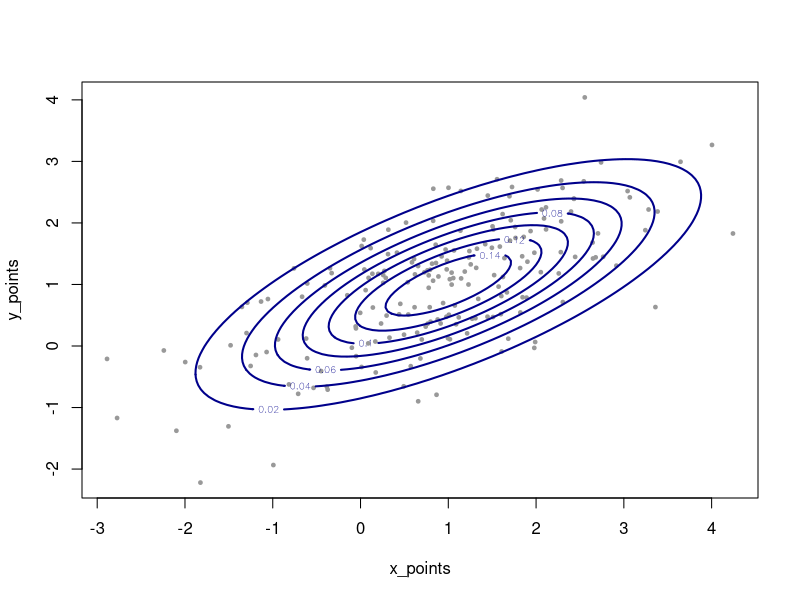
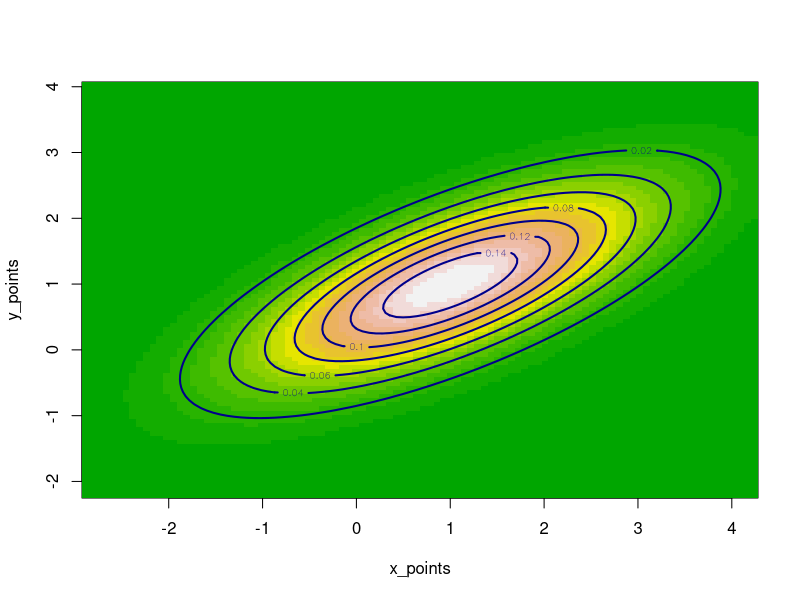
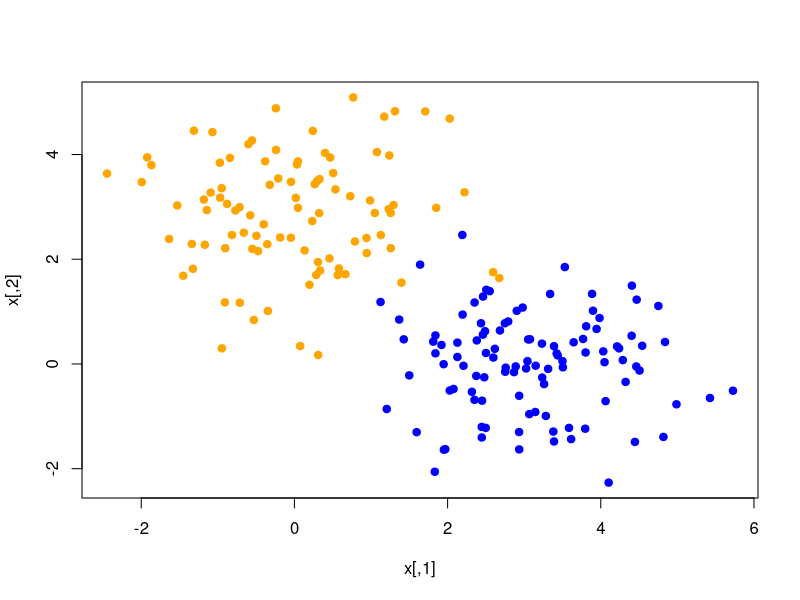
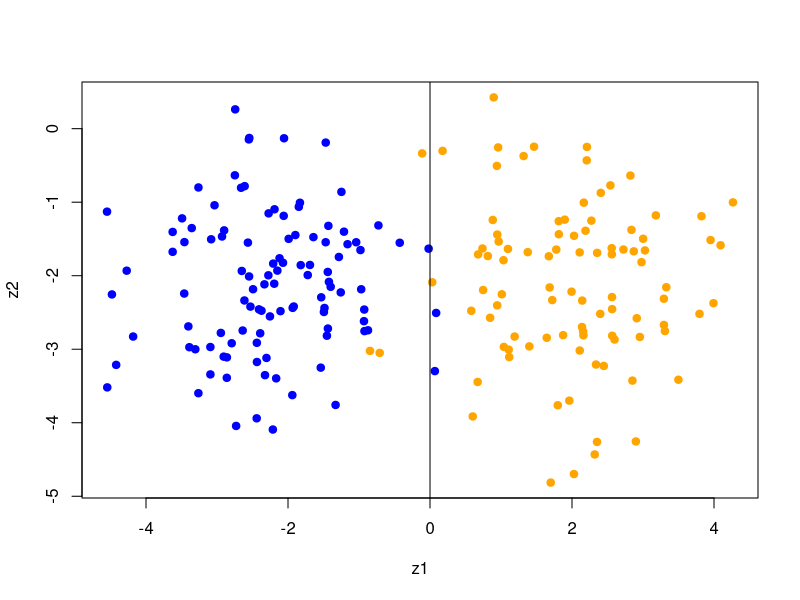

Generate these figures, in order, with R:
## ---- chunk 1
  #Code to construct plot
  mu <- c(1,1)
  sigma <- matrix(c(2,1,1,1),nrow=2)
  x <- mvtnorm::rmvnorm(200, mean=mu, sigma=sigma)
  
  x_points <- seq(min(x[,1]), max(x[,1]), length.out=100)
  y_points <- seq(min(x[,2]), max(x[,2]), length.out=100)
  
  z <- matrix(0,nrow=100,ncol=100)

    for (i in 1:100) {
      for (j in 1:100) {
    z[i,j] <- mvtnorm::dmvnorm(c(x_points[i], y_points[j]), mean=mu, sigma=sigma)
      }
    }

  plot(x_points, y_points, type = "n")
  points(x, col = "grey60", xlab = "x1",  ylab = "x2", cex = .5, pch = 19)
  
  contour(x_points, y_points, z, col = "darkblue", lwd = 2, add = T)
## ---- chunk 2
  image(x_points, y_points, z, col = terrain.colors(20))
  contour(x_points, y_points, z, col = "darkblue", lwd = 2, add = T)
## ---- chunk 3
  # Simulation d'un échantillon de taille n de matrice de covariance Id
    n <- 200
    Id <- diag(2)
    
  # Tirage des classes equiprobables selon la loi binomiale
    n_blue <- rbinom(1, size = n, prob = 1/2) 
    classes <- c(rep("blue", n_blue), rep("orange", n - n_blue))
  
  # Tirages gaussiens à l'intérieur des classes  
    x_0 <- mvtnorm::rmvnorm(n_blue, mean = c(3,0), sigma = Id)
    x_1 <- mvtnorm::rmvnorm(n - n_blue, mean = c(0,3), sigma = Id)
  
  # Les observations des deux classes sont aggrégées en ligne et affichées    
    x <- rbind(x_0, x_1)
    plot(x, col = classes, pch = 19)
  
## ---- chunk 4
library(magrittr)

  # Calcule la decomposition spectrale de la matrice de covariance empirique
  U <- x %>% cov() %>% eigen()
  
  # Effectue les projections sur les axes principaux
  # Caveat : les vecteurs z et x sont transposés
  z <- x %*% U$vectors 
  
  # on affiche les classes et la ligne 0
  z %>% plot(col = classes, pch = 19, xlab = "z1", ylab = "z2")
  abline(v = 0)
